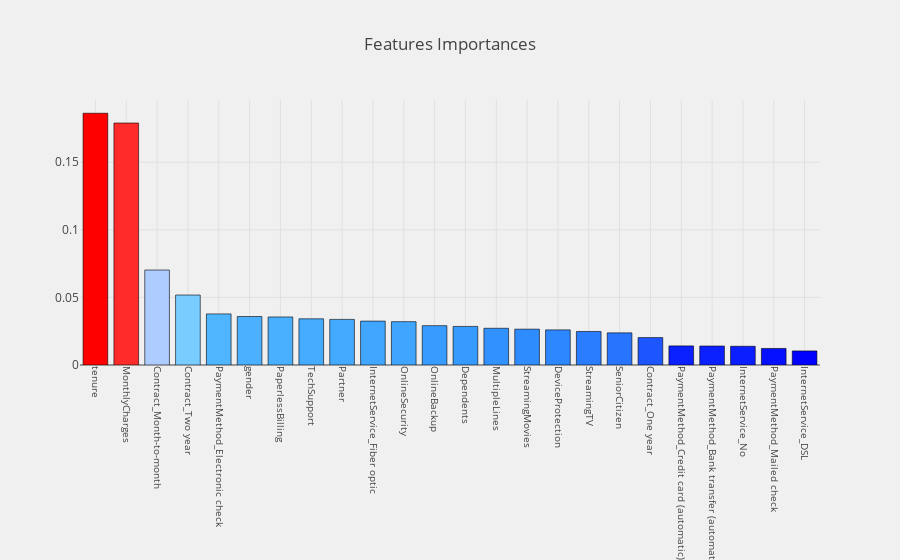

Notebook code for this chart:
### Code cell
cm_and_roc(cm, ['Not Churn','Churn'], random_forest, X_test, y_test)
features_importance_or_coef(random_forest, features, "Random Forest")

### Figure 1 — Plotly figure (JSON) as saved in the notebook; plotly's stock layout.template omitted (floating-point values rounded to 4 significant figures)
{"data": [{"marker": {"color": [0.1863, 0.179, 0.07029, 0.05178, 0.03781, 0.03589, 0.03555, 0.03418, 0.03374, 0.03247, 0.03207, 0.02912, 0.02855, 0.02718, 0.02652, 0.02599, 0.02481, 0.02379, 0.02029, 0.01412, 0.01403, 0.01386, 0.01224, 0.0104], "colorscale": "Picnic", "line": {"color": "black", "width": 0.6}}, "name": "coefficients", "type": "bar", "uid": "638e28e8-c613-11e8-9415-784f43858a7c", "x": ["tenure", "MonthlyCharges", "Contract_Month-to-month", "Contract_Two year", "PaymentMethod_Electronic check", "gender", "PaperlessBilling", "TechSupport", "Partner", "InternetService_Fiber optic", "OnlineSecurity", "OnlineBackup", "Dependents", "MultipleLines", "StreamingMovies", "DeviceProtection", "StreamingTV", "SeniorCitizen", "Contract_One year", "PaymentMethod_Credit card (automatic)", "PaymentMethod_Bank transfer (automatic)", "InternetService_No", "PaymentMethod_Mailed check", "InternetService_DSL"], "y": [0.1863, 0.179, 0.07029, 0.05178, 0.03781, 0.03589, 0.03555, 0.03418, 0.03374, 0.03247, 0.03207, 0.02912, 0.02855, 0.02718, 0.02652, 0.02599, 0.02481, 0.02379, 0.02029, 0.01412, 0.01403, 0.01386, 0.01224, 0.0104]}], "layout": {"autosize": true, "margin": {"b": 195}, "paper_bgcolor": "rgba(240,240,240, 0.95)", "plot_bgcolor": "rgba(240,240,240, 0.95)", "title": "Features Importances", "xaxis": {"showgrid": true, "tickangle": 90, "tickfont": {"size": 10}}}}
